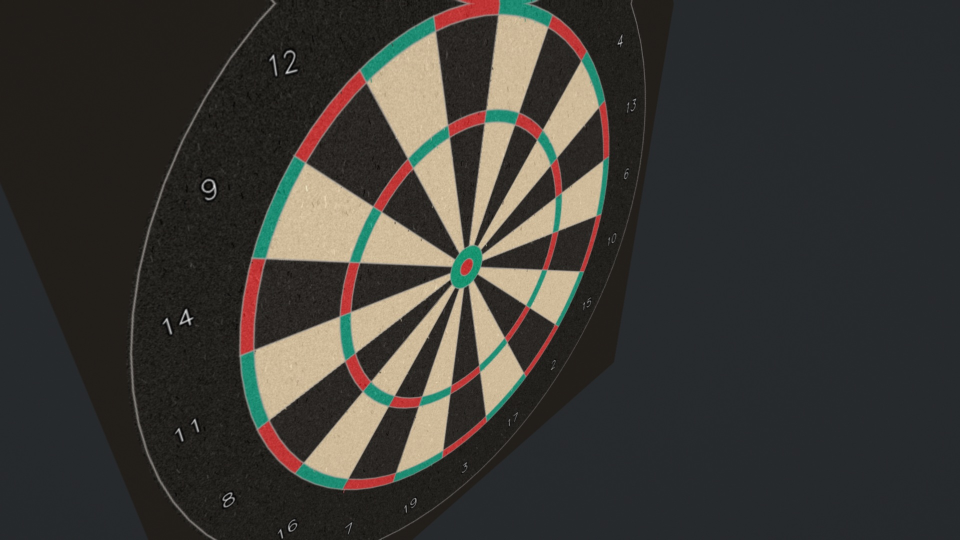
#> input picture calibration_evidence/camera_0_raw.jpg, 1920 x 1080 px (shown at 1/2 size)
$ python -i dartboard.py   (imports and definitions only)
#> lines starting #> are read from the running program, lines starting #| are printed output that depends on the picture; after the words box and inside, x2 and y2 are one past the last pixel; in counts of white or black regions, pixels touching at a corner belong together
#> further down, picture is the input picture: shape (1080, 1920, 3); mean B, G, R 52.5, 56.8, 58.6
#!/usr/bin/env python3
"""Three-camera dartboard rectification and experimental shaft-intersection scoring.

Python 3.10+, numpy, opencv-python (with GUI support). See README.md.
No cameras are opened until this script is run with `calibrate` or `run`.
"""
from __future__ import annotations

import argparse
import itertools
import json
import math
import time
from dataclasses import dataclass
from pathlib import Path

import cv2 as cv
import numpy as np
from scipy.optimize import least_squares, linear_sum_assignment


NUMBERS = np.array([20, 1, 18, 4, 13, 6, 10, 15, 2, 17,
                    3, 19, 7, 16, 8, 11, 14, 9, 12, 5])
# Nominal radii in mm; measure your board if wire/colour boundaries differ.
DEFAULT_RADII = (99.0, 107.0, 162.0, 170.0)
BOARD_PROFILES = {'legacy8': DEFAULT_RADII, 'strip10': (97.4,107.4,160.,170.)}
ANCHOR_SPOKES = [0, 5, 10, 15]
ANCHOR_LABELS = ["5 / 20 (upper left)", "13 / 6 (upper right)",
                 "17 / 3 (lower right)", "8 / 11 (lower left)"]


@dataclass
class Board:
    size: int = 900
    radii: tuple = DEFAULT_RADII

    @property
    def center(self):
        return np.array([self.size / 2, self.size / 2], np.float32)

    @property
    def ppm(self):
        return 0.36 * self.size / self.radii[-1]

    # [4 lines left out: function point, not called in this run]

    def landmarks(self):
        return np.float32([self.point(r, -9 + 18 * s)
                           for r in self.radii for s in range(20)])

    def anchors(self):
        return self.landmarks()[60 + np.array(ANCHOR_SPOKES)]

    # [54 lines left out: functions mask, grid, score, text, not called in this run]


def project(points, H):
    return cv.perspectiveTransform(np.float32(points).reshape(-1, 1, 2), H).reshape(-1, 2)


def warp(frame, H, board):
    return cv.warpPerspective(frame, H, (board.size, board.size))


# [9 lines left out: function seed_homography, not called in this run]


def adaptive_block_size(shape):
    """A wedge-scale neighborhood, rather than a board-texture neighborhood."""
    return max(3, round(min(shape[:2]) * .5) | 1)


def binarize(gray, block_size=None):
    """Preserve solid dark/light wedges under slowly changing illumination.

    At 1920x1080 the default block is 541; at 900x900 it is 451. A 31px
    neighborhood estimates the local wedge itself and enhances texture instead.
    The output comes only from observed pixels, never from model-filled sectors.
    """
    block_size = adaptive_block_size(gray.shape) if block_size is None else int(block_size)
    if block_size < 3 or block_size % 2 == 0:
        raise ValueError("Adaptive threshold block_size must be odd and >= 3")
    smooth = cv.GaussianBlur(gray, (5, 5), 1.2)
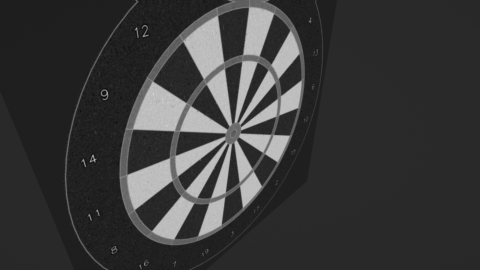
#> smooth: shape (1080, 1920) (shown at 1/4 size); min 5, max 216, mean 56.8
    return cv.adaptiveThreshold(smooth, 255, cv.ADAPTIVE_THRESH_GAUSSIAN_C,
                                cv.THRESH_BINARY, block_size, 5)
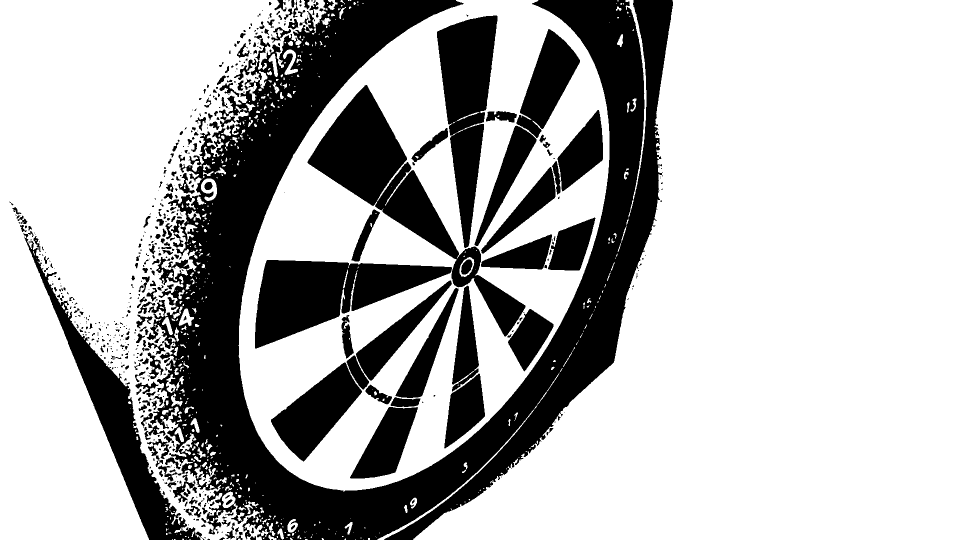
#> returned value: shape (1080, 1920) (shown at 1/2 size); 71% white; 598 black regions (354 under 20 px), largest, box (x1, y1, x2, y2) and area: (293, 0, 1346, 1080) 322268, (615, 170, 1051, 673) 45271, (510, 520, 904, 697) 35713


def board_color_masks(frame):
    """Observed red/green ring segments in HSV; keep colours separate for corners.

    Saturation gates prevent black/white wedges (whose hue is unreliable) from
    entering these masks. Red spans both ends of OpenCV's 0..179 hue range.
    """
    hsv = cv.cvtColor(frame, cv.COLOR_BGR2HSV)
#> hsv: shape (1080, 1920, 3); mean H, S, V 56.7, 50.3, 63.7
    red = (cv.inRange(hsv, (0, 65, 30), (12, 255, 255))
           | cv.inRange(hsv, (170, 65, 30), (179, 255, 255)))
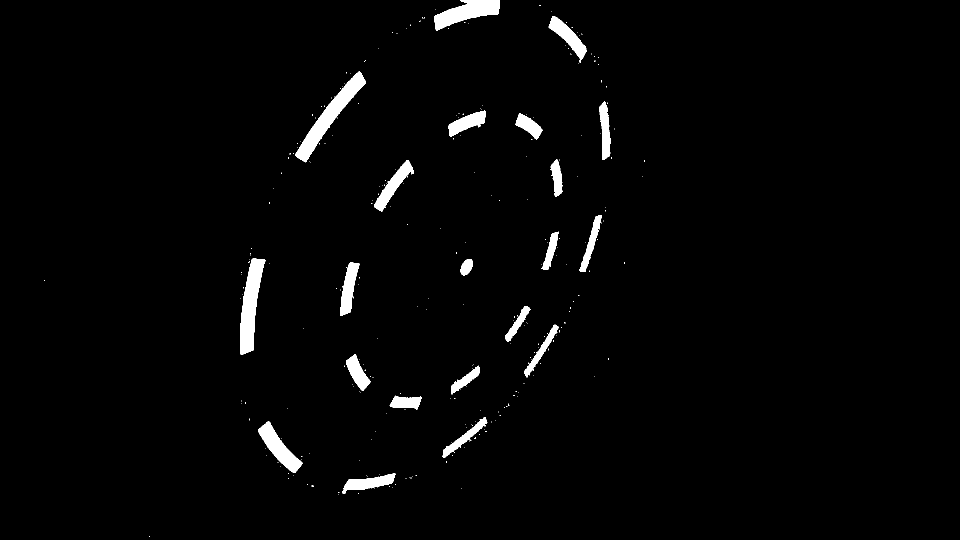
#> red: shape (1080, 1920) (shown at 1/2 size); 2.1% white; 279 white regions (258 under 20 px), largest, box (x1, y1, x2, y2) and area: (590, 143, 732, 325) 5616, (480, 517, 531, 710) 5193, (868, 0, 1000, 61) 4126
    green = cv.inRange(hsv, (35, 55, 30), (110, 255, 255))
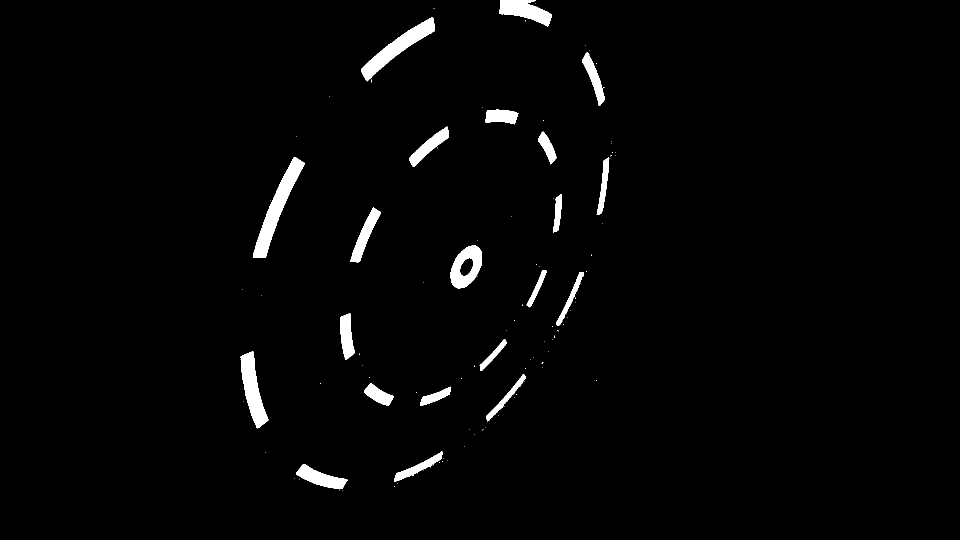
#> green: shape (1080, 1920) (shown at 1/2 size); 2.1% white; 105 white regions (84 under 20 px), largest, box (x1, y1, x2, y2) and area: (506, 314, 610, 516) 5513, (722, 34, 870, 163) 4750, (481, 703, 537, 857) 4047
    return dict(red=cv.medianBlur(red, 3), green=cv.medianBlur(green, 3))


def board_feature_edges(frame):
    """Observed wedge + colour-boundary edges for the full geometry check."""
    images = [binarize(cv.cvtColor(frame, cv.COLOR_BGR2GRAY)), *board_color_masks(frame).values()]
    edges = np.zeros(frame.shape[:2], np.uint8)
    for image in images:
        edges |= cv.Canny(image, 50, 150)
#> this loop made 3 passes
#> pass 1, in board_feature_edges, `edges |= cv.Canny(image, 50, 150)`:
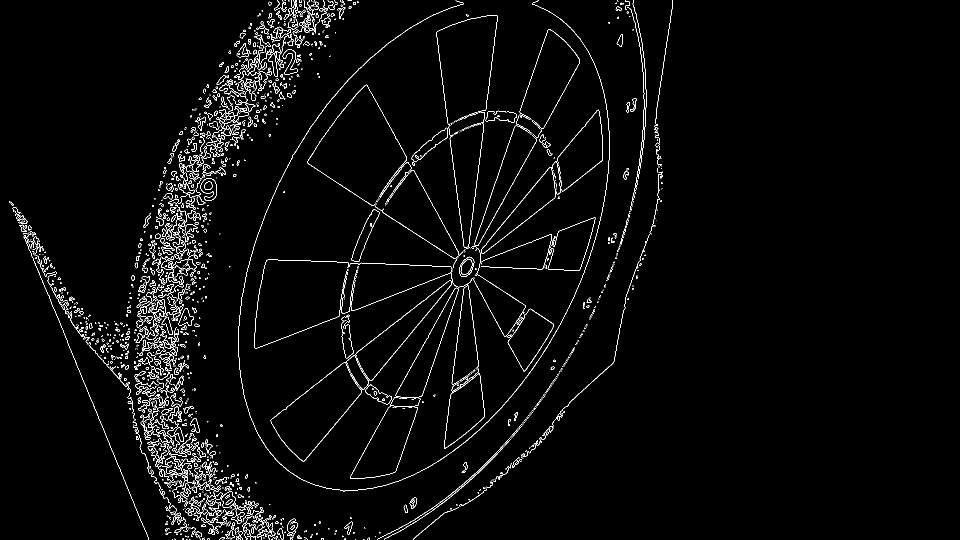
#> edges: shape (1080, 1920) (shown at 1/2 size); 2.4% white in thin lines or dots, all inside (x1, y1, x2, y2) = (18, 0, 1346, 1080)
#> pass 2, in board_feature_edges, `edges |= cv.Canny(image, 50, 150)`:
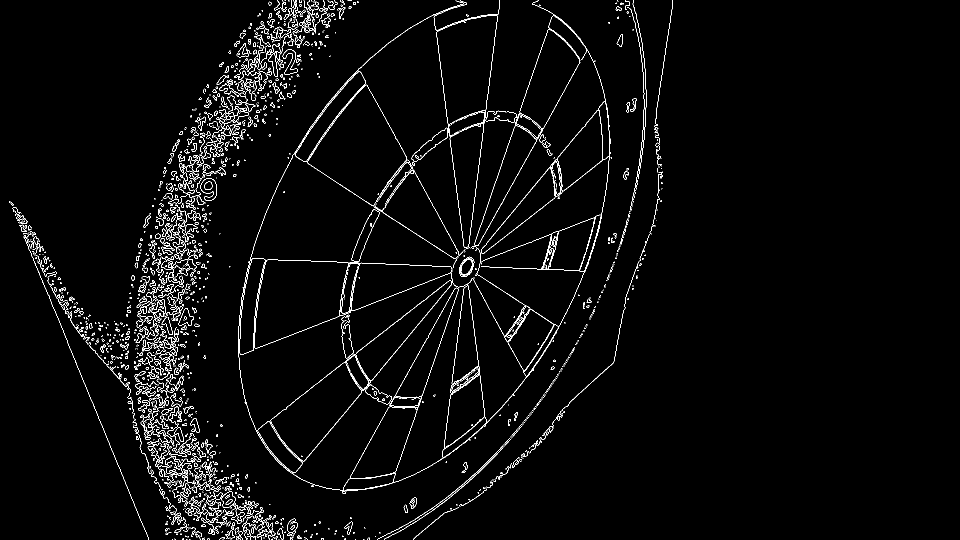
#> edges: shape (1080, 1920) (shown at 1/2 size); 2.6% white in thin lines or dots, all inside (x1, y1, x2, y2) = (18, 0, 1346, 1080)
#> pass 3, in board_feature_edges, `edges |= cv.Canny(image, 50, 150)`:
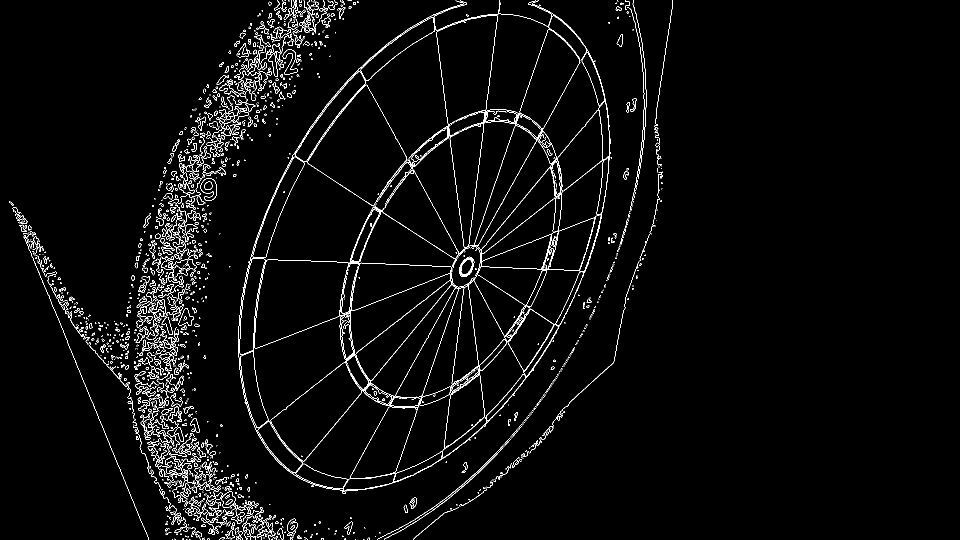
#> edges: shape (1080, 1920) (shown at 1/2 size); 2.9% white in thin lines or dots, all inside (x1, y1, x2, y2) = (18, 0, 1346, 1080)
    return edges


# [438 lines left out: functions ellipse_normalizer, nominal_homography, refine_edge_template, ideal_board_template, refine_plane_template, automatic_homography and 3 more, not called in this run]


class Input:
    """USB indices, URLs or video files; grab all before retrieve for rough sync."""
    # [36 lines left out: functions __init__, read, not called in this run]

    def close(self):
        for cap in self.captures:
            cap.release()


class Lens:
    # [149 lines left out: functions __init__, apply, pick_points, calibrate, manual_calibration, not called in this run]


class ReferenceTracker:
    """Historical appearance tracker, retained only for explicit comparisons."""
    # [137 lines left out: functions __init__, physical_fit, track, update, not called in this run]


# Default tracking now re-detects known board geometry in every frame.
from board_pattern import GeometryTracker as Tracker

def gray_image(image):
    return cv.GaussianBlur(cv.cvtColor(image, cv.COLOR_BGR2GRAY), (3, 3), 0)


def change_mask(gray, background, mask, threshold):
    result = np.uint8((cv.absdiff(gray, background) >= threshold) & (mask > 0)) * 255
    return cv.morphologyEx(result, cv.MORPH_CLOSE, np.ones((3, 3), np.uint8))


# [286 lines left out: functions shaft_line, intersect_lines, blend_images, save_views, run, track_board and 1 more, not called in this run]


# [2 lines not run here, left out]

>>> import cv2
>>> picture = cv2.imread('calibration_evidence/camera_0_raw.jpg')
>>> result = board_feature_edges(picture)

$ run again, on calibration_evidence/camera_1_raw.jpg
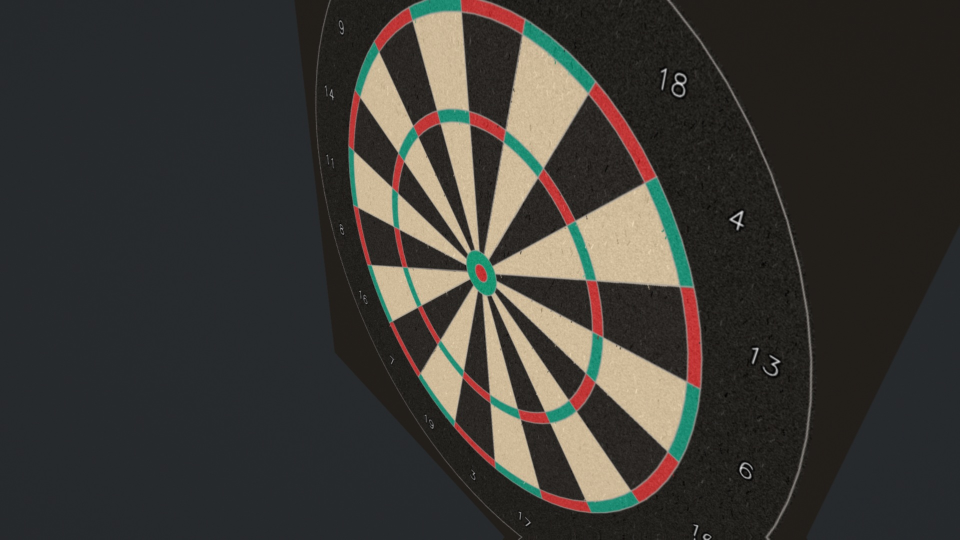
#> input picture calibration_evidence/camera_1_raw.jpg, 1920 x 1080 px (shown at 1/2 size)
#> picture is the input picture: shape (1080, 1920, 3); mean B, G, R 52.4, 56.7, 58.7
#> in binarize, `return cv.adaptiveThreshold(smooth, 255, cv.ADAPTIVE_THRESH_GAUSSIAN_C..`:
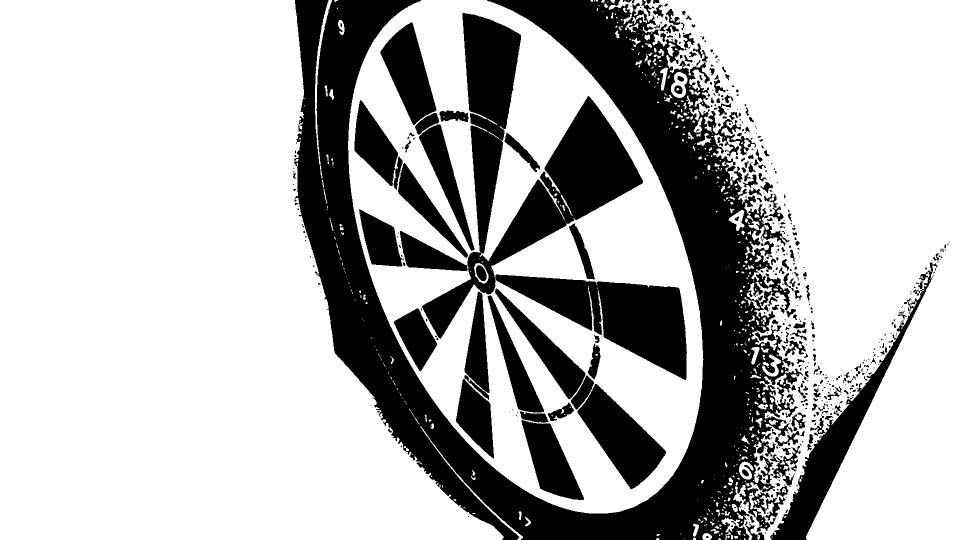
#> returned value: shape (1080, 1920) (shown at 1/2 size); 71.7% white; 540 black regions (335 under 20 px), largest, box (x1, y1, x2, y2) and area: (588, 0, 1606, 1080) 317439, (844, 26, 1374, 760) 112285, (1540, 525, 1875, 1080) 22877
#> hsv: shape (1080, 1920, 3); mean H, S, V 55.7, 50.7, 63.6
#> red: shape (1080, 1920); 2.2% white; 277 white regions (256 under 20 px), largest, box (x1, y1, x2, y2) and area: (1178, 165, 1312, 368) 5889, (1361, 574, 1404, 776) 5382, (922, 0, 1050, 68) 3813
#> green: shape (1080, 1920); 2.1% white; 106 white regions (85 under 20 px), largest, box (x1, y1, x2, y2) and area: (1292, 356, 1386, 574) 5794, (1046, 41, 1190, 185) 4894, (1337, 766, 1400, 922) 4163
#> the loop in board_feature_edges, `for image in images:` made 3 passes
#> pass 3, in board_feature_edges, `edges |= cv.Canny(image, 50, 150)`:
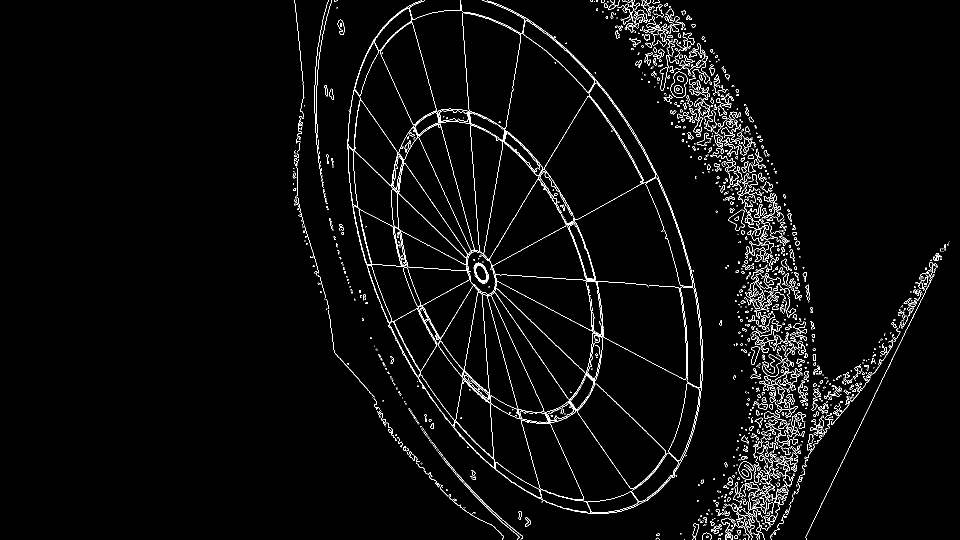
#> edges: shape (1080, 1920) (shown at 1/2 size); 2.8% white in thin lines or dots, all inside (x1, y1, x2, y2) = (585, 0, 1900, 1080)

$ run again, on calibration_evidence/camera_2_raw.jpg
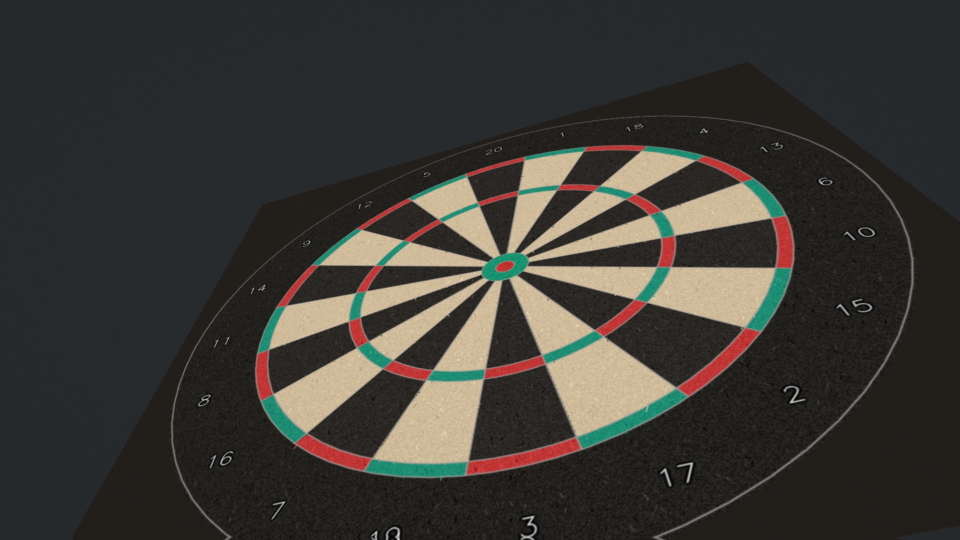
#> input picture calibration_evidence/camera_2_raw.jpg, 1920 x 1080 px (shown at 1/2 size)
#> picture is the input picture: shape (1080, 1920, 3); mean B, G, R 52.3, 56.8, 58.7
#> in binarize, `return cv.adaptiveThreshold(smooth, 255, cv.ADAPTIVE_THRESH_GAUSSIAN_C..`:
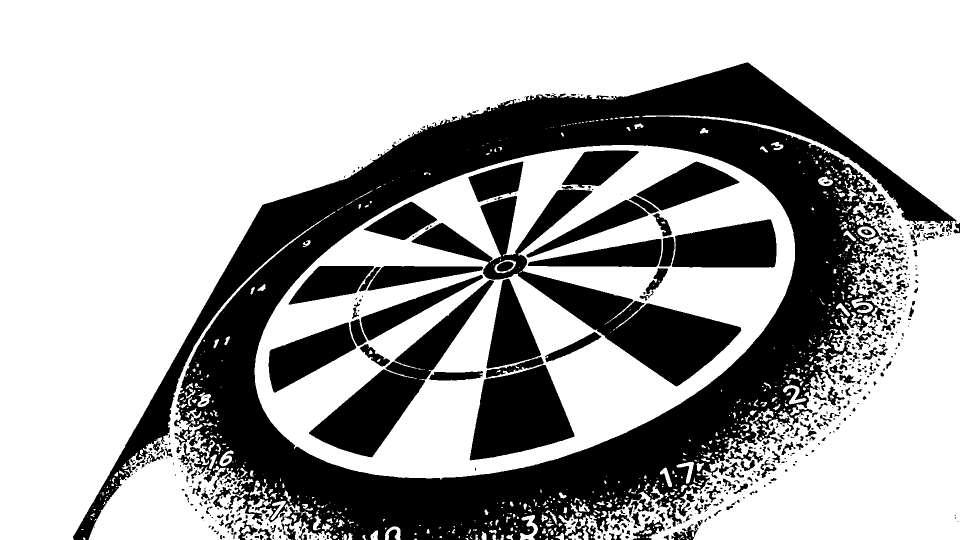
#> returned value: shape (1080, 1920) (shown at 1/2 size); 66.5% white; 640 black regions (355 under 20 px), largest, box (x1, y1, x2, y2) and area: (146, 125, 1914, 1080) 440947, (823, 379, 1483, 773) 54567, (618, 560, 988, 915) 31105
#> hsv: shape (1080, 1920, 3); mean H, S, V 54.4, 50, 63.5
#> red: shape (1080, 1920); 2.2% white; 296 white regions (275 under 20 px), largest, box (x1, y1, x2, y2) and area: (933, 875, 1162, 950) 6177, (1355, 656, 1521, 792) 5406, (586, 868, 743, 942) 4266
#> green: shape (1080, 1920); 2.1% white; 103 white regions (82 under 20 px), largest, box (x1, y1, x2, y2) and area: (1156, 778, 1374, 897) 6009, (730, 919, 934, 964) 5236, (1493, 537, 1583, 662) 4123
#> the loop in board_feature_edges, `for image in images:` made 3 passes
#> pass 3, in board_feature_edges, `edges |= cv.Canny(image, 50, 150)`:
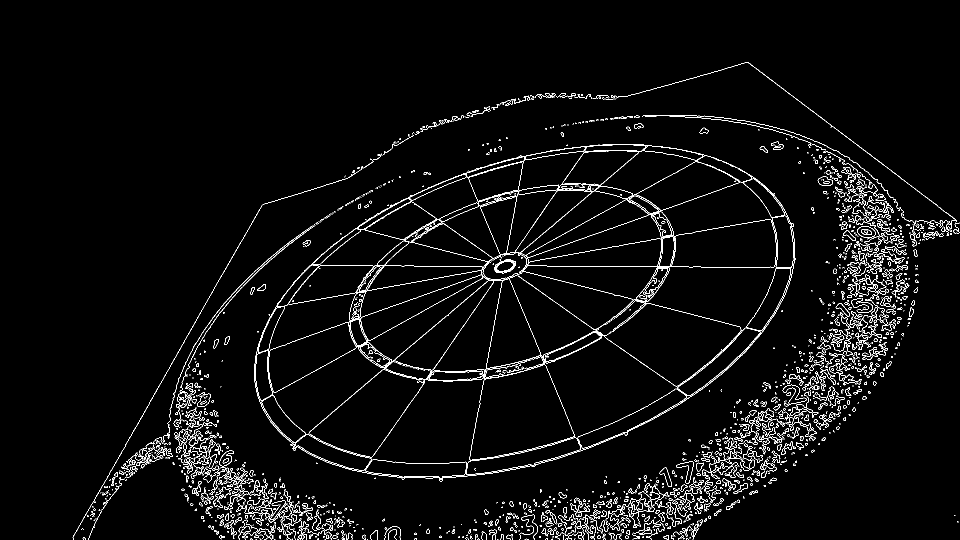
#> edges: shape (1080, 1920) (shown at 1/2 size); 3.3% white in thin lines or dots, all inside (x1, y1, x2, y2) = (145, 124, 1920, 1080)
